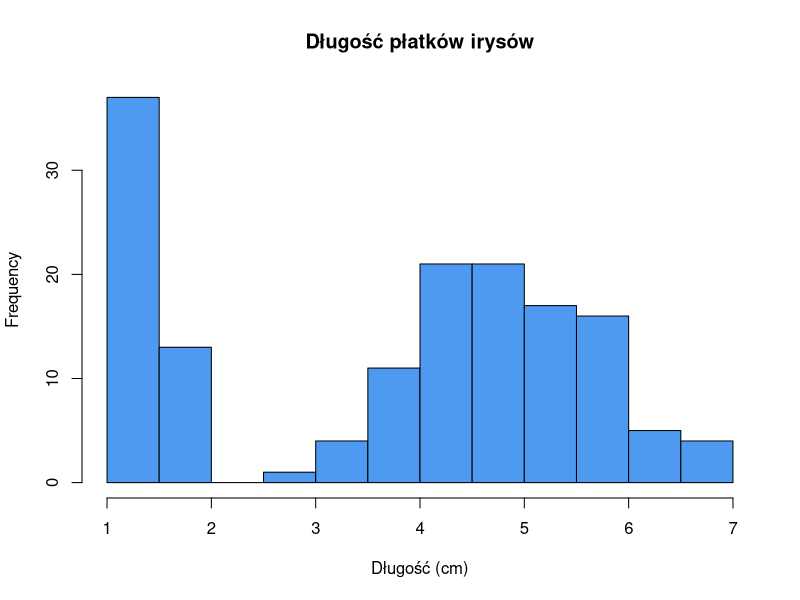

Write the R code that produced this figure.
## ---- chunk 1
# Wczytaj ramkę danych iris
summary(iris)
## ---- chunk 2
hist(iris$Petal.Length,
     main = "Długość płatków irysów",
     xlab = "Długość (cm)",
     col  = "#4e9af1")
